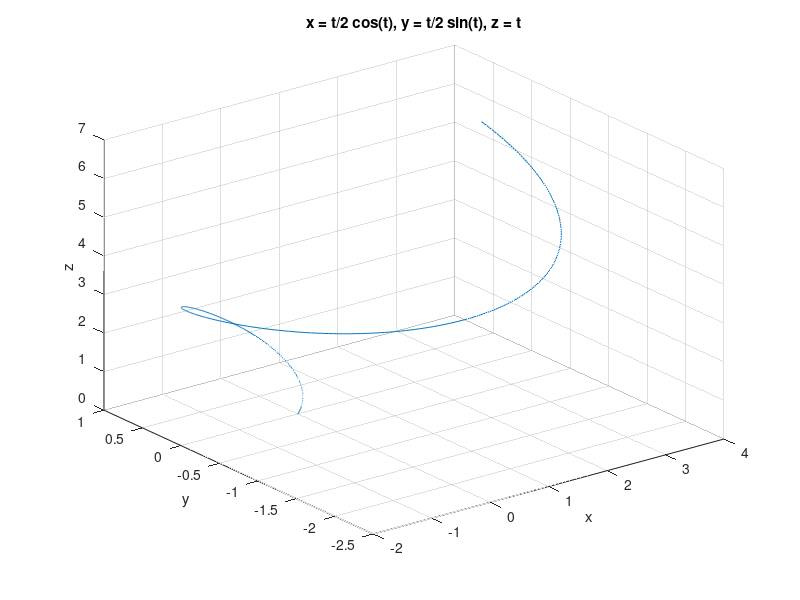
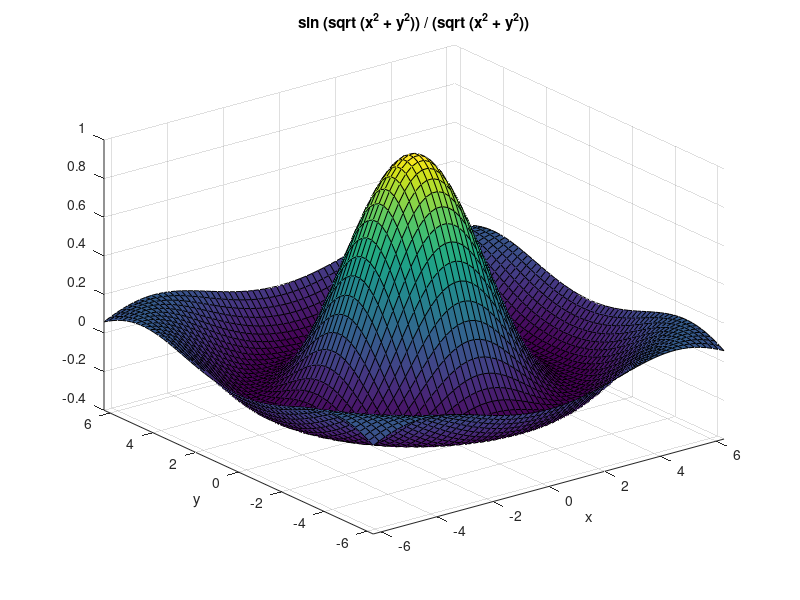
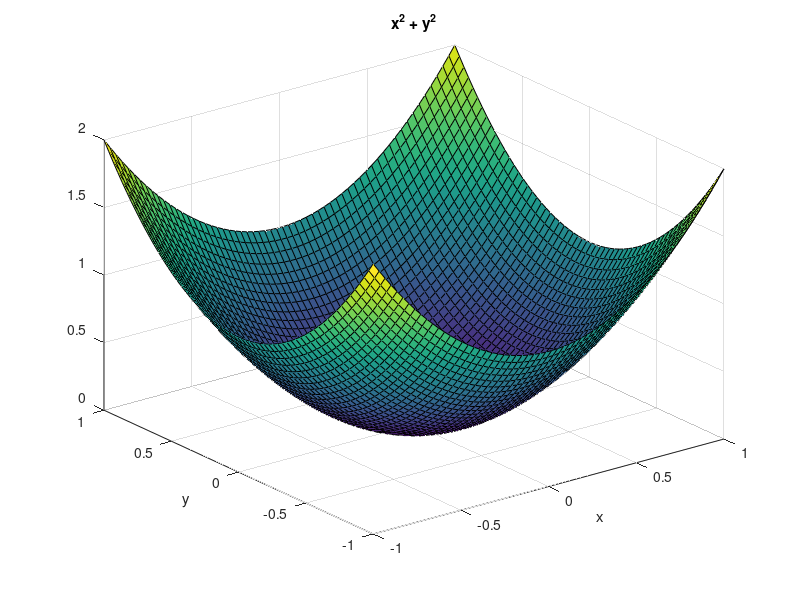
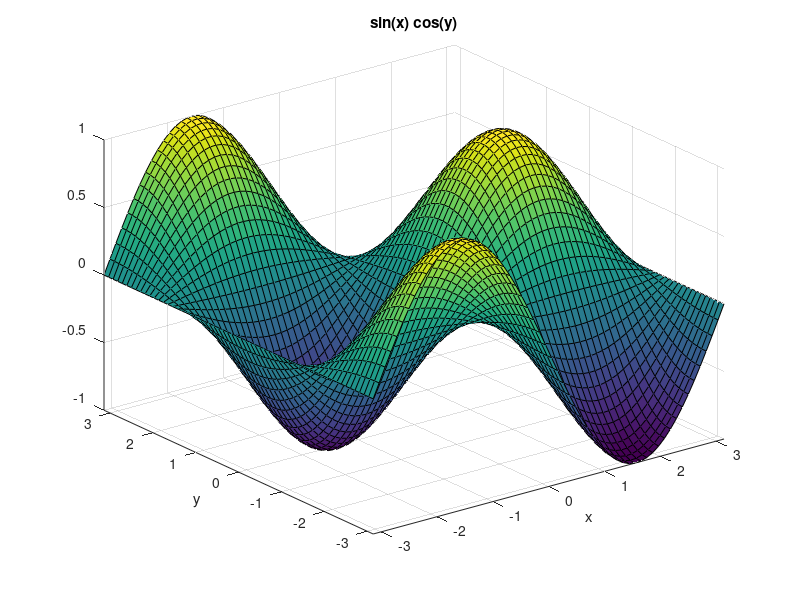

MATLAB code for these plots, in order:
% Capacitate en Octave - 2019 - FCAI-UNCuyo
% https://introoctave.github.io/capacitoctave
% Jornadas de Investigación y Enseñanza de las Ciencias Experimentales (JEICE)
%
% Trabajo Practico 2

%% Algunas graficas

figure(1)
ezplot3('t/2*cos(t)','t/2*sin(t)','t')

figure(2)
ezsurf('sin (sqrt (x^2 + y^2)) / (sqrt (x^2 + y^2))')

figure(3)
ezsurf('x^2 + y^2', [-1, 1])

figure(4)
ezsurf('sin(x)*cos(y)',[-pi, pi])

figure(5)
ezsurf('sin(x^2 + y^2)', [-pi/2, pi/2])

figure(6)
ezcontour('sin(x^2 + y^2)', [-pi/2, pi/2])
